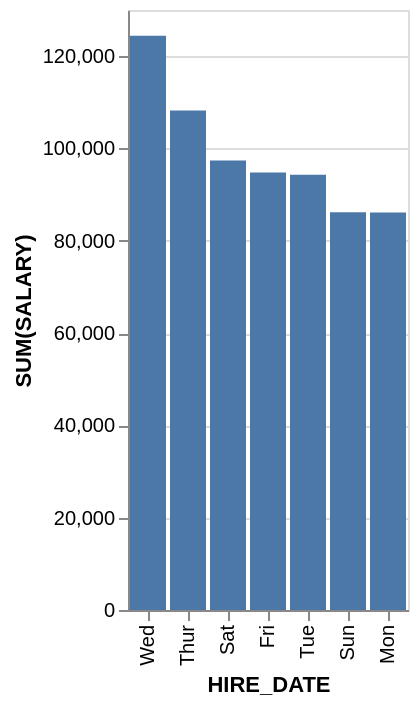

Source (Vega-Lite JSON):
### Vega-Lite specification from a JSON file in a GitHub repository (floating-point values rounded to 4 significant figures)
{"data": {"values": [{"x_data": "Wed", "y_data": 124400}, {"x_data": "Thur", "y_data": 108200}, {"x_data": "Sat", "y_data": 97400}, {"x_data": "Fri", "y_data": 94800}, {"x_data": "Tue", "y_data": 94300}, {"x_data": "Sun", "y_data": 86200}, {"x_data": "Mon", "y_data": 86100}]}, "mark": "bar", "encoding": {"x": {"field": "x_data", "type": "nominal", "title": "HIRE_DATE", "sort": {"op": "sum", "field": "y_data", "order": "descending"}}, "y": {"field": "y_data", "type": "quantitative", "title": "SUM(SALARY)"}}}
